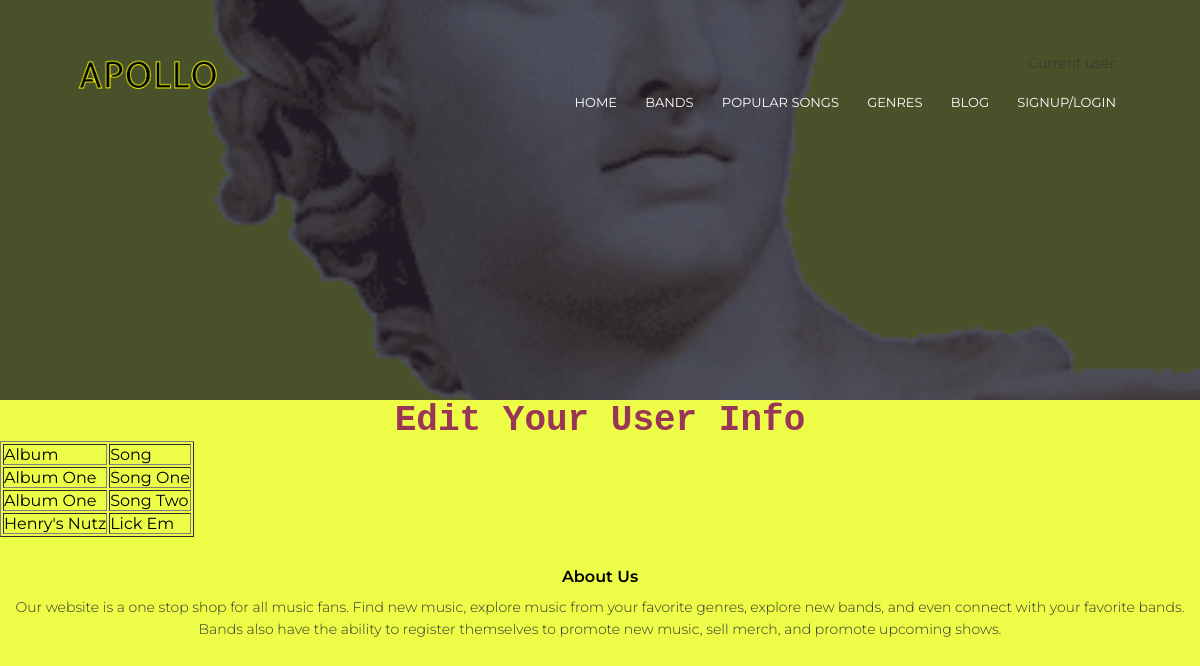
The page /show_discog/1 on the database as committed earlier.
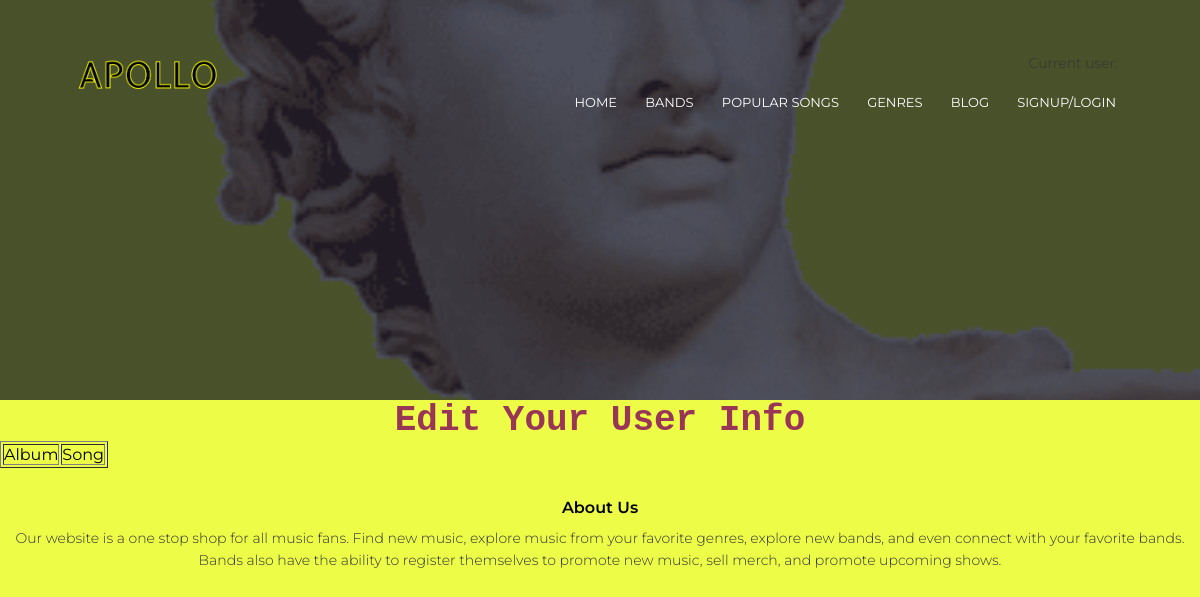
The same page on the database as committed later.
### models.py (models this page shows)
class Discography(db.Model):
    __tablename__ = 'discography'
    id = db.Column(db.Integer, primary_key=True)
    user_id = db.Column(db.Integer)
    album = db.Column(db.String(100))
    song = db.Column(db.String(100))

### main.py (the view)
@main.route('/show_discog/<int:bid>', methods=['GET','POST'])
def display_discog(bid):
    all_discography = Discography.query.filter_by(user_id=bid)
    return render_template('display-discography.html',rows=all_discography, bid=bid)

### templates/display-discography.html (shortened to what this page needs)
{% extends "header.html" %}
{% block content %}
<body style="background-color: #edfc47;">
    <h1 style="color:#993657; text-align: center; font-family: 'Courier New', monospace;"> Edit Your User Info
    </h1>
  <table border = 1>
    <thead>
       <td>Album</td>
       <td>Song</td>
    </thead>
    {% for row in rows %}
       <tr>
          <td>{{row["album"]}}</td>
          <td>{{row["song"]}}</td>
       </tr>
    {% endfor %}
 </table>
</body>
{% endblock %}

### templates/header.html (shortened to what this page needs)
<!DOCTYPE html>
<html>
<head>
    <link rel="stylesheet" href="https://stackpath.bootstrapcdn.com/font-awesome/4.7.0/css/font-awesome.min.css">
    <section class="sub-header">
        <nav>
            <a href="{{ url_for('main.index') }}"><img src="{{ url_for('static', filename='images/logo.png') }}" width="100" heigth="40" ></a>
            <div class="nav-links" id="navLinks">
            <p>Current user: {{current_user.name }} </p>
                <ul>
                    <li><a href="{{ url_for('main.index') }}">HOME</a></li>
                    <li><a href="{{ url_for('main.bands') }}">BANDS</a></li>
                    <li><a href="{{ url_for('main.popular') }}">POPULAR SONGS</a></li>
                    <li><a href="{{ url_for('main.genres') }}">GENRES</a></li>
                    <li><a href="{{ url_for('main.blog') }}">BLOG</a></li>
                    <li><a href="{{ url_for('main.singup_login_redir') }}">SIGNUP/LOGIN</a></li>
                </ul>
            </div>
        </nav>
    </section>
</head>
<body>
    {% block content %} {% endblock %}
<section class="footer">
    <h4>About Us</h4>
    <p>Our website is a one stop shop for all music fans. Find new music, explore music from your favorite genres, explore new bands, and even connect with your favorite bands. Bands also have the ability to register themselves to promote new music, sell merch, and promote upcoming shows.</p>
</section>
</body>
</html>

Rows that differ between the two databases and show on the page:
removed Discography: album "Album One", song "Song One"
removed Discography: album "Album One", song "Song Two"
removed Discography: album "Henry's Nutz", song "Lick Em"
